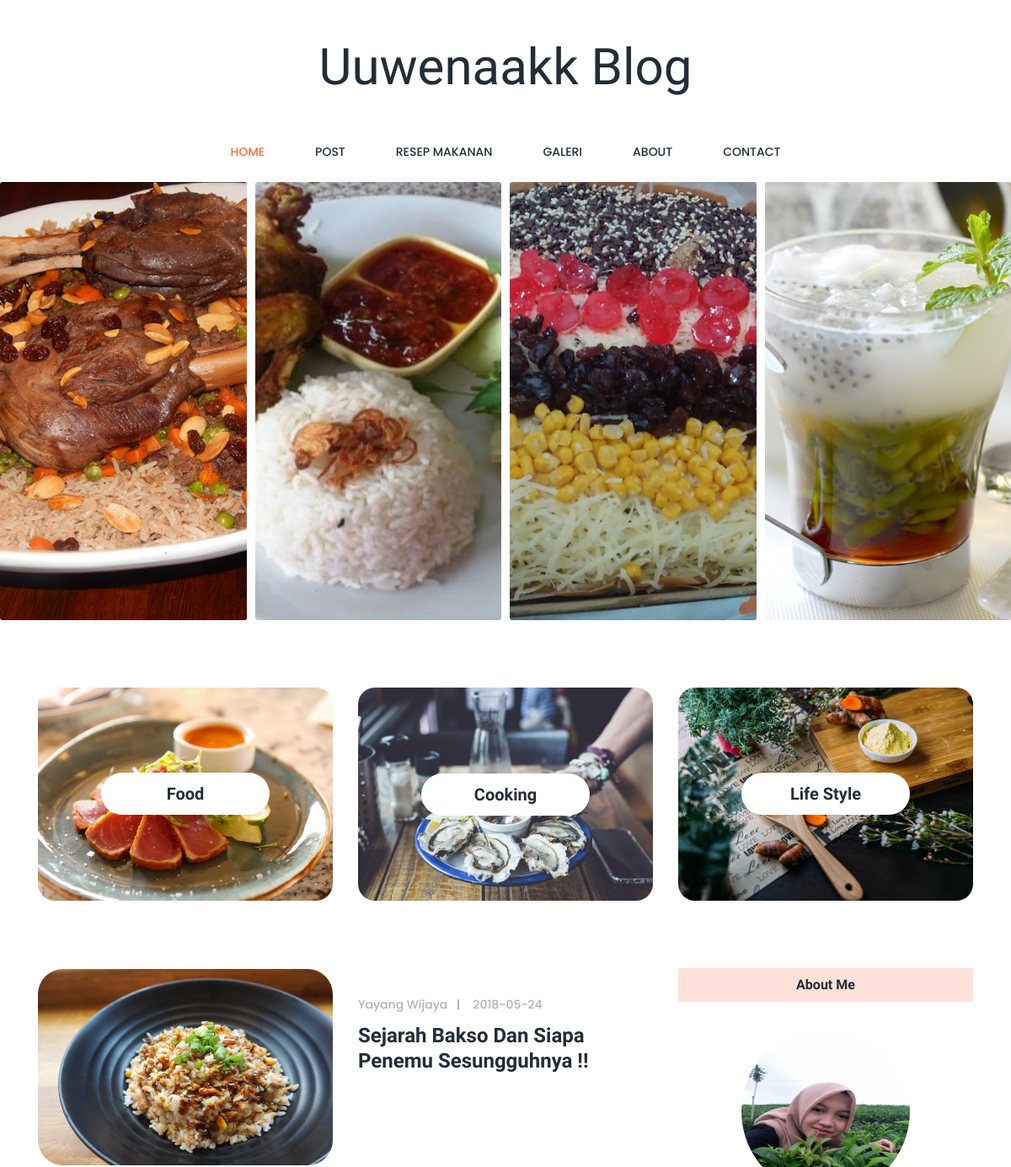
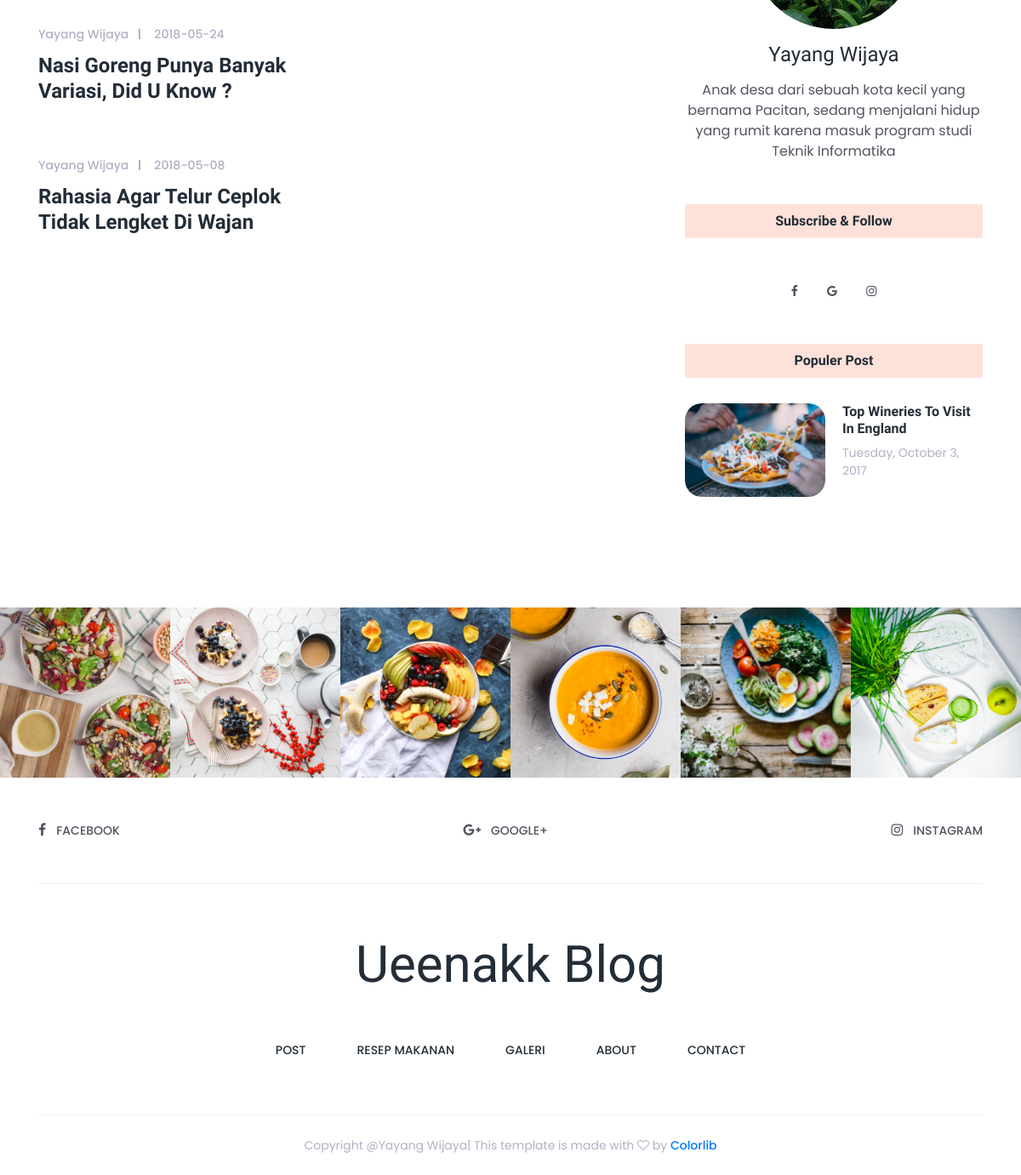
The page / on the database its author committed (2 pictures, top to bottom).
### tables this page shows
CREATE TABLE IF NOT EXISTS `slider` (
`id_slider` int(3) NOT NULL,
  `judul` varchar(50) NOT NULL,
  `gambar` varchar(200) NOT NULL,
  `tanggal` date NOT NULL
);

CREATE TABLE IF NOT EXISTS `artikel` (
`id_artikel` int(2) NOT NULL,
  `judul` varchar(50) NOT NULL,
  `isi` text NOT NULL,
  `gambar` varchar(200) NOT NULL,
  `post_by` varchar(40) NOT NULL,
  `tgl` date NOT NULL,
  `suka` int(5) NOT NULL
);

### application/controllers/Home.php (called while the page is built, shortened)
<?php
class Home extends CI_Controller {
	function __construct(){
		$this->load->model('M_data');
                $this->load->helper('url');
	}
	public function index($page='Home_tengah',$id= null)
	{
    $data['tampil_posting'] = $this->M_data->tampil_posting();
		$data['tampil_slider'] = $this->M_data->tampil_slider();
		$data['tampil_posting_home'] = $this->M_data->tampil_posting_home();
		$data['tampil_posting_populer'] = $this->M_data->tampil_posting_populer();
		$this->load->view('Home/Header');
  		$this->load->view('Home/'.$page,$data);
    		$this->load->view('Home/Footer');
	}
}

### index.php (called while the page is built, shortened)
<?php
require_once BASEPATH.'core/CodeIgniter.php';

### application/models/M_data.php (called while the page is built, shortened)
<?php
class M_data extends CI_Model{
    function tampil_slider(){
    		$hasil=$this->db->get('slider');
    		return $hasil->result();
    	}
    function tampil_posting_home(){
        $this->db->limit(10);
    		$hasil=$this->db->get('artikel');
    		return $hasil->result();
      	}
    function tampil_posting_populer(){
        $this->db->limit(6);
        $this->db->order_by('suka','DESC');
    		$hasil=$this->db->get('artikel');
    		return $hasil->result();
          	}
}
?>

### application/views/Home/Home_tengah.php (the view, shortened to what this page needs)
<section class="welcome-post-sliders owl-carousel">
<?php foreach ($tampil_slider as $tampil) {
  ?>
    <div class="welcome-single-slide">
        <img src="<?php echo base_url() ?>Assets/img/bg-img/<?php echo $tampil->gambar ?>" alt="" id="slider_home">
    </div>
<?php } ?>
</section>
<section class="categories_area clearfix" id="about">
    <div class="container">
        <div class="row">
            <div class="col-12 col-md-6 col-lg-4">
                <div class="single_catagory wow fadeInUp" data-wow-delay=".3s">
                    <div class="catagory-title">
                        <a href="#">
                            <h5>Food</h5>
                        </a>
                    </div>
                </div>
            </div>
            <div class="col-12 col-md-6 col-lg-4">
                <div class="single_catagory wow fadeInUp" data-wow-delay=".6s">
                    <div class="catagory-title">
                        <a href="#">
                            <h5>Cooking</h5>
                        </a>
                    </div>
                </div>
            </div>
            <div class="col-12 col-md-6 col-lg-4">
                <div class="single_catagory wow fadeInUp" data-wow-delay=".9s">
                    <div class="catagory-title">
                        <a href="#">
                            <h5>Life Style</h5>
                        </a>
                    </div>
                </div>
            </div>
        </div>
    </div>
</section>
<section class="blog_area section_padding_0_80">
    <div class="container">
        <div class="row justify-content-center">
            <div class="col-12 col-lg-8">
                <div class="row">
                    <div class="col-12">
                    </div>
<?php foreach ($tampil_posting_home as $tampil) {
  ?>
                    <div class="col-12 col-md-6">
                        <div class="single-post wow fadeInUp" data-wow-delay=".4s">
                            <div class="post-thumb">
                                <img src="<?php echo base_url() ?>Assets/img/blog-img/<?php echo $tampil->gambar ?>" alt="">
                            </div>
                            <div class="post-content">
                                <div class="post-meta d-flex">
                                    <div class="post-author-date-area d-flex">
                                        <div class="post-author">
                                            <a href="#"><?php echo $tampil->post_by; ?></a>
                                        </div>
                                        <div class="post-date">
                                            <a href="#"><?php echo $tampil->tgl; ?></a>
                                        </div>
                                    </div>
                                </div>
                                <a href="#">
                                    <h4 class="post-headline"><?php echo $tampil->judul ?></h4>
                                </a>
                            </div>
                        </div>
                    </div>
                  <?php } ?>
                </div>
            </div>
            <div class="col-12 col-sm-8 col-md-6 col-lg-4">
                <div class="blog-sidebar mt-5 mt-lg-0">
                    <div class="single-widget-area about-me-widget text-center">
                        <div class="widget-title">
                            <h6>About Me</h6>
                        </div>
                        <div class="about-me-widget-thumb">
                            <img src="<?php echo base_url() ?>Assets/img/about-img/1.jpg" alt="">
                        </div>
                        <h4 class="font-shadow-into-light">Yayang Wijaya</h4>
                        <p>Anak desa dari sebuah kota kecil yang bernama Pacitan, sedang menjalani hidup yang rumit karena masuk program studi Teknik Informatika</p>
                    </div>
                    <div class="single-widget-area subscribe_widget text-center">
                        <div class="widget-title">
                            <h6>Subscribe &amp; Follow</h6>
                        </div>
                        <div class="subscribe-link">
                            <a href="#"><i class="fa fa-facebook" aria-hidden="true"></i></a>
                            <a href="#"><i class="fa fa-google" aria-hidden="true"></i></a>
                            <a href="#"><i class="fa fa-instagram" aria-hidden="true"></i></a>
                        </div>
                    </div>
                    <div class="single-widget-area popular-post-widget">
                        <div class="widget-title text-center">
                            <h6>Populer Post</h6>
                        </div>
                        <div class="single-populer-post d-flex">
                            <img src="<?php echo base_url() ?>Assets/img/sidebar-img/1.jpg" alt="">
                            <div class="post-content">
                                <a href="#">
                                    <h6>Top Wineries To Visit In England</h6>
                                </a>
                                <p>Tuesday, October 3, 2017</p>
                            </div>
                        </div>
                    </div>
                </div>
            </div>
        </div>
    </div>
</section>

### Assets/style.css (style rules this page uses)
* { margin: 0; padding: 0; }
body { font-family: 'Poppins', sans-serif; position: relative; z-index: auto; }
h1, h2, h3, h4, h5, h6 { font-family: 'Quicksand', sans-serif; font-weight: 700; color: #232d37; line-height: 1.25; }
p { color: #51545f; font-size: 16px; }
.section_padding_0_80 { padding-top: 0; padding-bottom: 80px; }
img { max-width: 100%; }
a, a:hover, a:focus, a:active { text-decoration: none; -webkit-transition-duration: 500ms; transition-duration: 500ms; font-weight: 500; outline: none; }
.font-shadow-into-light { font-family: 'Shadows Into Light Two', cursive !important; }
.welcome-single-slide { position: relative; z-index: 1; overflow: hidden }
.welcome-post-sliders { position: relative; z-index: 1; }
.categories_area { padding: 80px 0 50px 0; }
.single_catagory { position: relative; z-index: 1; margin-bottom: 30px; }
.catagory-title { width: 200px; height: 50px; background-color: #fff; position: absolute; top: 50%; text-align: center; border-radius: 30px; left: 50%; -webkit-transform: translate(-50%, -50%); transform: translate(-50%, -50%); -webkit-transition-duration: 500ms; transition-duration: 500ms; }
.catagory-title a > h5 { margin-bottom: 0; line-height: 50px; -webkit-transition-duration: 500ms; transition-duration: 500ms; }
.post-thumb img { border-radius: 30px; margin-bottom: 30px; }
.post-meta { -webkit-box-align: center; -ms-flex-align: center; -ms-grid-row-align: center; align-items: center; -webkit-box-pack: justify; -ms-flex-pack: justify; justify-content: space-between; }
.post-author a, .post-date a, .post-favourite a, .post-comments a, .post-share a { color: #b5aec4; font-size: 14px; }
.post-author a { margin-right: 30px; position: relative; z-index: 1; }
.post-author a:after { width: 2px; height: 60%; content: ''; position: absolute; top: 20%; right: -14px; z-index: 2; background-color: #b5aec4; }
.single-post { margin-bottom: 30px; }
.single-post h2, .single-post h4 { margin: 10px 0; color: #232d37; -webkit-transition-duration: 500ms; transition-duration: 500ms; text-transform: capitalize; }
.single-widget-area { margin-bottom: 50px; }
.widget-title > h6 { background: #fee2d9; height: 40px; width: 100%; line-height: 40px; border-radius: 2px; margin-bottom: 30px; }
.about-me-widget-thumb img { height: 200px; width: 200px; margin: auto; border-radius: 50%; }
.about-me-widget h4 { margin: 15px 0; font-weight: 400; }
.about-me-widget p { color: #51545f; margin-bottom: 0; }
.subscribe-link > a { font-size: 14px; color: #51545f; padding: 0 15px; }
.subscribe-link { padding-top: 20px; }
.popular-post-widget .single-populer-post img { margin-right: 10px; border-radius: 20px; margin-bottom: 30px; -ms-flex-item-align: center; align-self: center; }
.popular-post-widget .single-populer-post:last-of-type img { margin-bottom: 0; }
.popular-post-widget .single-populer-post img { width: calc(50% - 10px); }
.popular-post-widget .single-populer-post img, .popular-post-widget .single-populer-post .post-content { -ms-flex-preferred-size: 50%; flex-basis: 50%; }
.popular-post-widget .single-populer-post .post-content { margin-left: 10px; }
.popular-post-widget .single-populer-post .post-content > p { font-size: 14px; color: #b5aec4; font-weight: 400; margin-bottom: 0; }

### rows shown on the page
slider: gambar (picture)
slider: gambar (picture)
slider: gambar (picture)
slider: gambar (picture)
artikel: gambar (picture), post_by "Yayang Wijaya", tgl "2018-05-24", judul "Nasi Goreng Punya Banyak Variasi, Did U Know ?"
artikel: post_by "Yayang Wijaya", tgl "2018-05-24", judul "Sejarah Bakso Dan Siapa Penemu Sesungguhnya !!"
artikel: post_by "Yayang Wijaya", tgl "2018-05-08", judul "Rahasia Agar Telur Ceplok Tidak Lengket Di Wajan"
